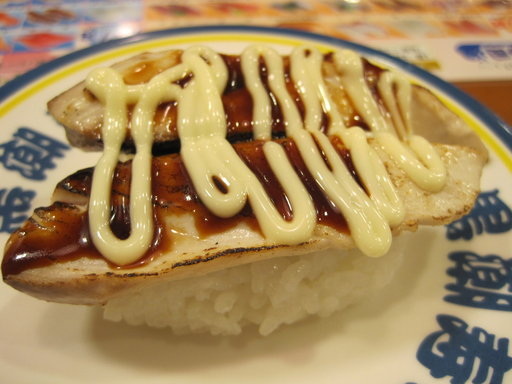
#> input picture food_101/images/sushi/110811.jpg, 512 x 384 px
$ python -i global_feature.py   (imports and definitions only)   (older library calls are emulated)
#> lines starting #> are read from the running program, lines starting #| are printed output that depends on the picture
import numpy as np
import cv2
import os
from scipy.fftpack import dct


# 加载数据集
# [112 lines left out: functions load_dataset, extract_features, cld_features, not called in this run]


# SCD
def scd_features(image_path):
    """
    提取SCD特征
    输入：单张的图片路径
    输出：图片的SCD特征
    """
#> called with image_path = 'food_101/images/sushi/110811.jpg'
    image = cv2.imread(image_path)
#> image is the input picture: shape (384, 512, 3); mean B, G, R 92.3, 138.9, 166.6

    # 将图像转换到HSV颜色空间
    hsv_image = cv2.cvtColor(image, cv2.COLOR_BGR2HSV)
#> hsv_image: shape (384, 512, 3); mean H, S, V 27.1, 121.2, 168.3

    # 计算颜色直方图（假设我们使用每个通道的8个bin）
    color_hist = cv2.calcHist(
        [hsv_image], [0, 1, 2], None, [6, 6, 6], [0, 180, 0, 256, 0, 256]
    )
    color_hist = cv2.normalize(color_hist, color_hist).flatten()
#> color_hist = 216 values, max 0.567 at index 16, min 0 at index 49, mean 0.0169

    # 边缘检测
    gray_image = cv2.cvtColor(image, cv2.COLOR_BGR2GRAY)
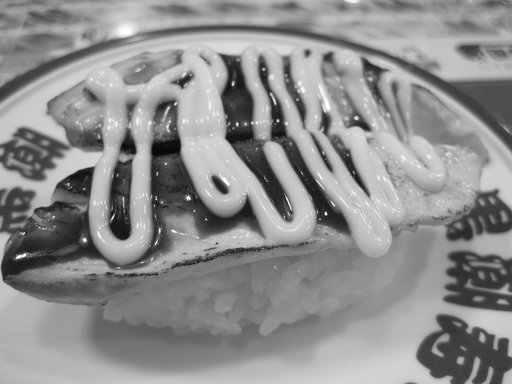
#> gray_image: shape (384, 512); min 5, max 255, mean 141.9
    edges = cv2.Canny(gray_image, 100, 200)
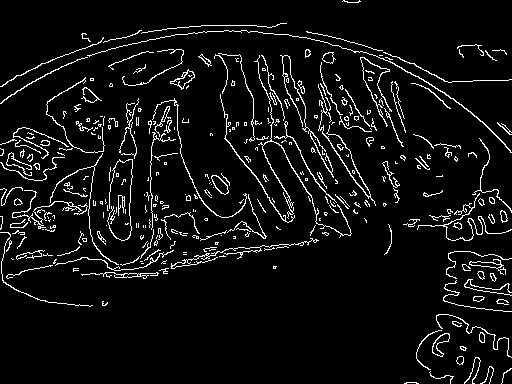
#> edges: shape (384, 512); 6.4% white in thin lines or dots

    # 计算边缘方向
    sobelx = cv2.Sobel(edges, cv2.CV_64F, 1, 0, ksize=5)
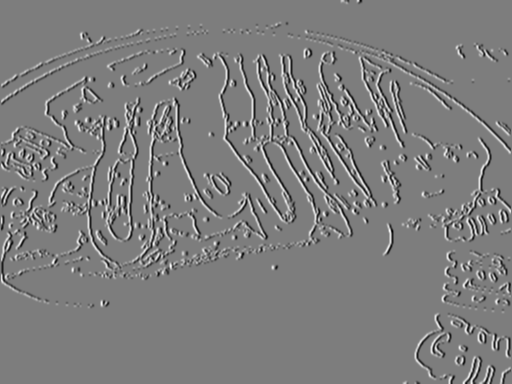
#> sobelx: shape (384, 512) float64; min -10455, max 10710, mean -1.7; drawn with min black and max white
    sobely = cv2.Sobel(edges, cv2.CV_64F, 0, 1, ksize=5)
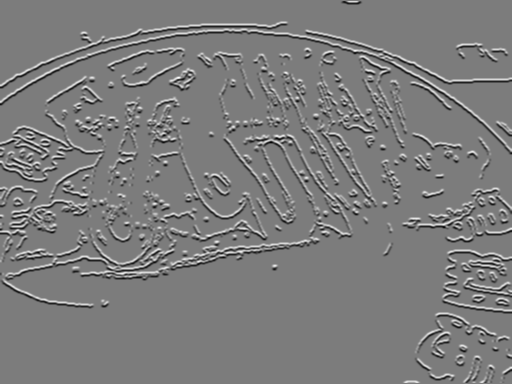
#> sobely: shape (384, 512) float64; min -10965, max 11475, mean 1.7; drawn with min black and max white
    direction = np.arctan2(sobely, sobelx) * 180 / np.pi
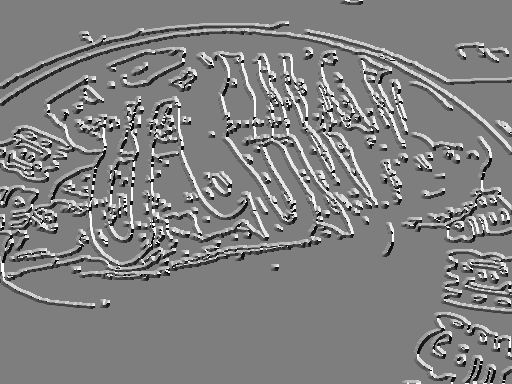
#> direction: shape (384, 512) float64; min -178.5, max 180, mean 3.2; drawn with min black and max white

    # 计算方向直方图（假设我们使用16个bin）
    direction_hist, _ = np.histogram(direction, bins=16, range=(-180, 180))
#> direction_hist = [2012, 2090, 4850, 2684, 4416, 3079, 6913, 2461, 140279, 1998, 4847, 2694, 4466, 3198, 6817, 3804]
    direction_hist = direction_hist.astype("float")
    direction_hist /= direction_hist.sum() + 1e-6
#> direction_hist = [0.0102, 0.0106, 0.0247, 0.0137, 0.0225, 0.0157, 0.0352, 0.0125, 0.713, 0.0102, 0.0247, 0.0137, 0.0227, 0.0163, 0.0347, 0.0193]

    # 合并特征向量
    scd_feature = np.hstack([color_hist, direction_hist])
#> scd_feature = 232 values, max 0.713 at index 224, min 0 at index 49, mean 0.02

    return scd_feature


# HIST
# [19 lines left out: function histogram_features, not called in this run]

>>> result = scd_features('food_101/images/sushi/110811.jpg')
#> result has the same summary as scd_feature in scd_features

$ run again, on food_101/images/sushi/11662.jpg
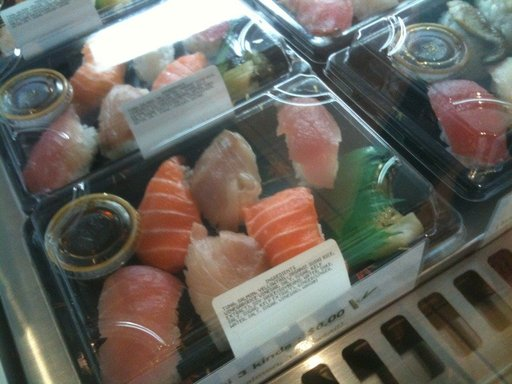
#> input picture food_101/images/sushi/11662.jpg, 512 x 384 px
#> in scd_features, image is the input picture: shape (384, 512, 3); mean B, G, R 96.6, 103.9, 106.2
#> hsv_image: shape (384, 512, 3); mean H, S, V 55.5, 60.5, 115.3
#> color_hist = 216 values, max 0.33 at index 8, min 0 at index 29, mean 0.0305
#> in scd_features, `edges = cv2.Canny(gray_image, 100, 200)`:
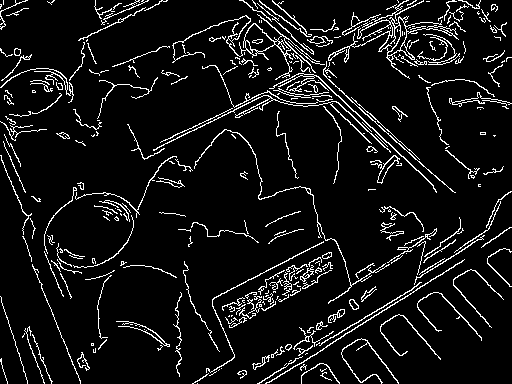
#> edges: shape (384, 512); 7.7% white in thin lines or dots
#> in scd_features, `direction = np.arctan2(sobely, sobelx) * 180 / np.pi`:
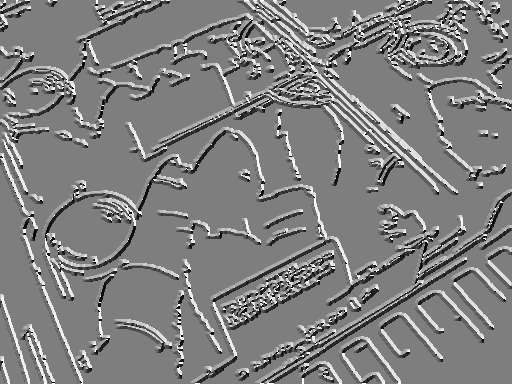
#> direction: shape (384, 512) float64; min -178.5, max 180, mean 2; drawn with min black and max white
#> in scd_features, `direction_hist, _ = np.histogram(direction, bins=16, range=(-180, 180))`: direction_hist = [1930, 2410, 8556, 2916, 3534, 2912, 8265, 2674, 131569, 2302, 8250, 2979, 3436, 2917, 8362, 3596]
#> in scd_features, `direction_hist /= direction_hist.sum() + 1e-6`: direction_hist = [0.00982, 0.0123, 0.0435, 0.0148, 0.018, 0.0148, 0.042, 0.0136, 0.669, 0.0117, 0.042, 0.0152, 0.0175, 0.0148, 0.0425, 0.0183]
#> scd_feature = 232 values, max 0.669 at index 224, min 0 at index 29, mean 0.0327
#> result has the same summary as scd_feature in scd_features

$ run again, on food_101/images/sushi/1193742.jpg
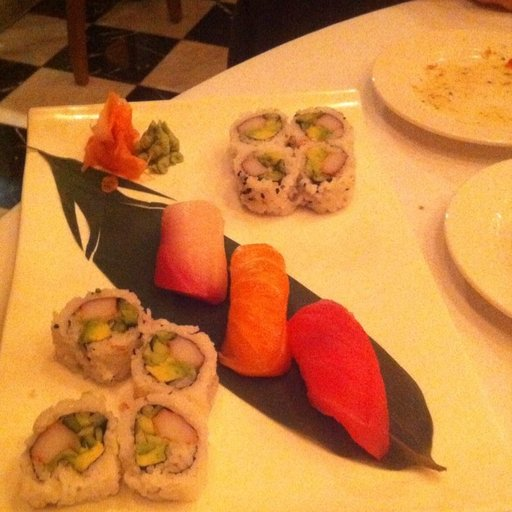
#> input picture food_101/images/sushi/1193742.jpg, 512 x 512 px
#> in scd_features, image is the input picture: shape (512, 512, 3); mean B, G, R 63, 128.4, 199.5
#> hsv_image: shape (512, 512, 3); mean H, S, V 16.1, 177.7, 199.5
#> color_hist = 216 values, max 0.883 at index 23, min 0 at index 0, mean 0.0104
#> in scd_features, `edges = cv2.Canny(gray_image, 100, 200)`:
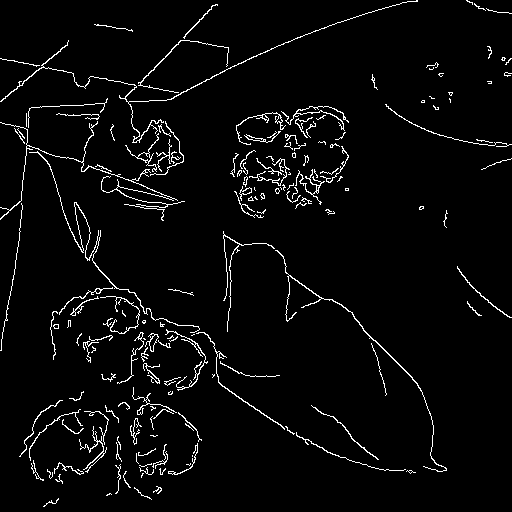
#> edges: shape (512, 512); 3.7% white in thin lines or dots
#> in scd_features, `direction = np.arctan2(sobely, sobelx) * 180 / np.pi`:
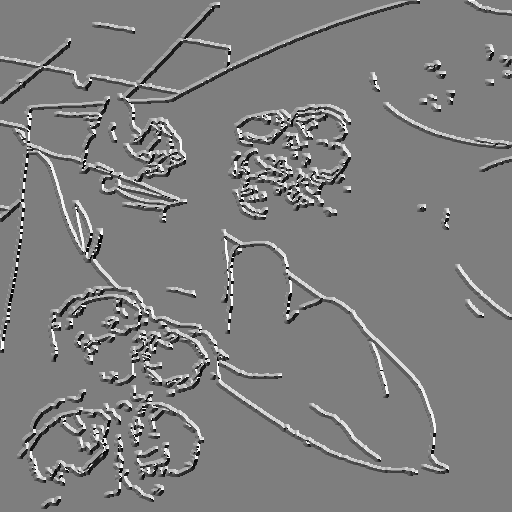
#> direction: shape (512, 512) float64; min -178.5, max 180, mean 1.1; drawn with min black and max white
#> in scd_features, `direction_hist, _ = np.histogram(direction, bins=16, range=(-180, 180))`: direction_hist = [1585, 1909, 4413, 1855, 3383, 2789, 4632, 1754, 218420, 1827, 4219, 1818, 3453, 2865, 4566, 2656]
#> in scd_features, `direction_hist /= direction_hist.sum() + 1e-6`: direction_hist = [0.00605, 0.00728, 0.0168, 0.00708, 0.0129, 0.0106, 0.0177, 0.00669, 0.833, 0.00697, 0.0161, 0.00694, 0.0132, 0.0109, 0.0174, 0.0101]
#> scd_feature = 232 values, max 0.883 at index 23, min 0 at index 0, mean 0.014
#> result has the same summary as scd_feature in scd_features

$ run again, on food_101/images/sushi/1261526.jpg
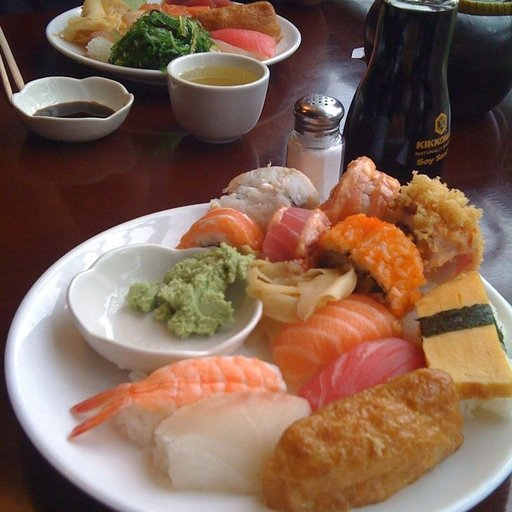
#> input picture food_101/images/sushi/1261526.jpg, 512 x 512 px
#> in scd_features, image is the input picture: shape (512, 512, 3); mean B, G, R 83.8, 100.2, 130.7
#> hsv_image: shape (512, 512, 3); mean H, S, V 51.4, 104.6, 132.8
#> color_hist = 216 values, max 0.414 at index 27, min 0 at index 53, mean 0.0279
#> in scd_features, `edges = cv2.Canny(gray_image, 100, 200)`:
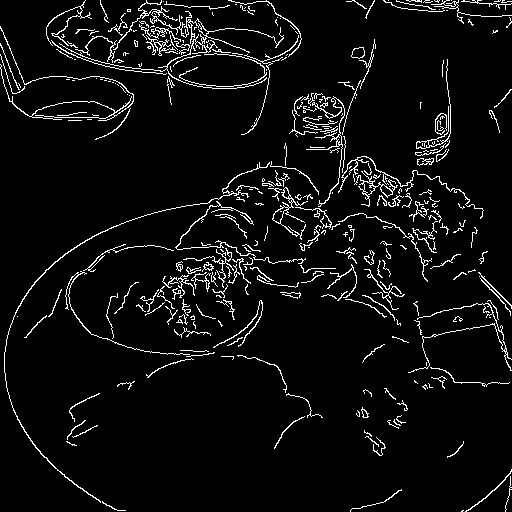
#> edges: shape (512, 512); 5.5% white in thin lines or dots
#> in scd_features, `direction = np.arctan2(sobely, sobelx) * 180 / np.pi`:
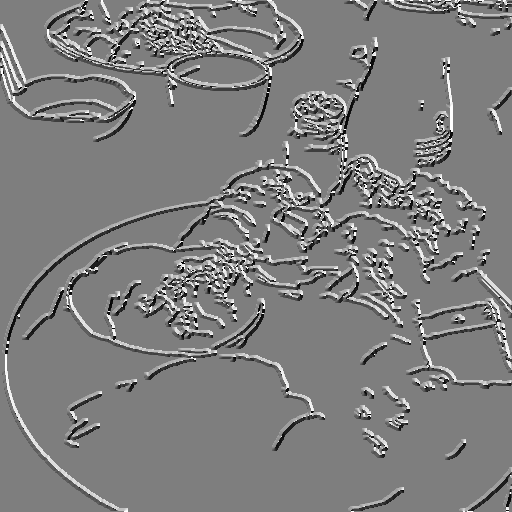
#> direction: shape (512, 512) float64; min -178.5, max 180, mean 0.7; drawn with min black and max white
#> in scd_features, `direction_hist, _ = np.histogram(direction, bins=16, range=(-180, 180))`: direction_hist = [2215, 2735, 6382, 2945, 5180, 3476, 5815, 2314, 201750, 2756, 6357, 2888, 4882, 3392, 5605, 3452]
#> in scd_features, `direction_hist /= direction_hist.sum() + 1e-6`: direction_hist = [0.00845, 0.0104, 0.0243, 0.0112, 0.0198, 0.0133, 0.0222, 0.00883, 0.77, 0.0105, 0.0243, 0.011, 0.0186, 0.0129, 0.0214, 0.0132]
#> scd_feature = 232 values, max 0.77 at index 224, min 0 at index 53, mean 0.0303
#> result has the same summary as scd_feature in scd_features
